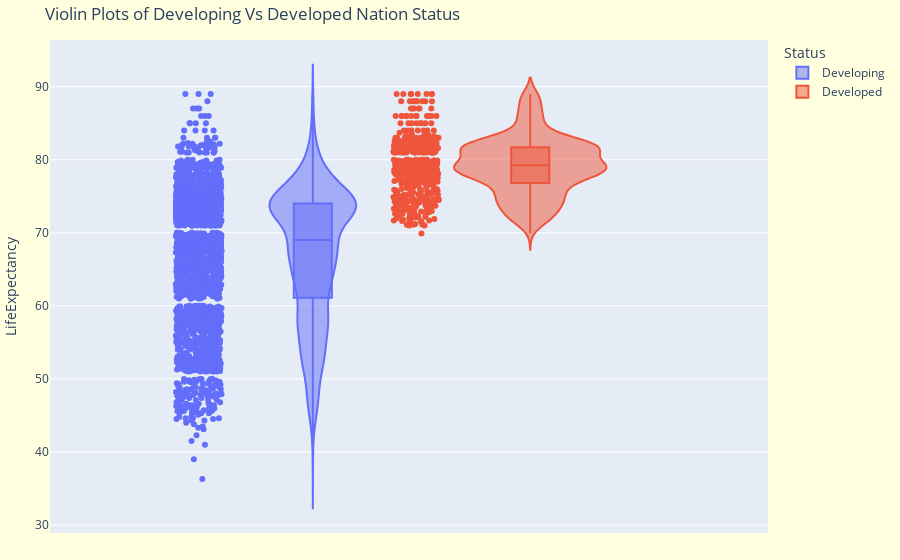

Notebook code for this chart:
### Markdown cell above
### NOTE 1: Inference

|                 | Mean | Median | Standard Deviation |    Skew | Kutosis |
|----------------:|-----:|-------:|-------------------:|--------:|--------:|
| Life Expectancy | 69.2 |	  72.1 |               9.52 | -0.6386 | -0.2345 |

- When Kurtosis is less than zero, the distribution is wider than the standard normal, and has thinner tails than the standard normal curve. 

- Simply, this means that more data is located near the mean and less at the extremes.

1. **Skewness= -0.6386047359** 


2. **Kurtosis = -0.2344773942**
   - Whenever the Kurtosis is less than zero or negative, it refers to distributions that are wider than the standard normal. It also refers to distributions that have thinner tails than the standard normal curve. This simply means that more data values are located near the mean and less data values are located at the extremes.    
 
  
3. The Life Expectancy between "*developing nations*" and "*developed nations*" has mean (**69.2 y**) and the median (**72.1 y**) are not appreciably different.

### Code cell
import plotly.express as px

plt.figure(figsize=(12, 8))
fig = px.violin(df, y="LifeExpectancy",
                color="Status",
                box=True,
                points="all",
                hover_data=df.columns
                )

fig.update_layout(margin=dict(l=20, r=20, t=40, b=10),
                  paper_bgcolor="Lightyellow",
                  title='Violin Plots of Developing Vs Developed Nation Status'
                  )

fig.show()

### Figure 1 — Plotly figure (JSON) as saved in the notebook; plotly's stock layout.template omitted (floating-point values rounded to 4 significant figures; data arrays with more than 128 entries replaced by an {"elided": "..."} marker saying what was removed)
{"data": [{"alignmentgroup": "True", "box": {"visible": true}, "customdata": {"elided": "2416x18 mixed values"}, "hovertemplate": "Status=%{customdata[2]}<br>LifeExpectancy=%{y}<br>Country=%{customdata[0]}<br>Year=%{customdata[1]}<br>AdultMort=%{customdata[3]}<br>InfD=%{customdata[4]}<br>EtOH=%{customdata[5]}<br>PercExpen=%{customdata[6]}<br>Measles=%{customdata[7]}<br>BMI=%{customdata[8]}<br>lt5yD=%{customdata[9]}<br>Polio=%{customdata[10]}<br>TotalExpen=%{customdata[11]}<br>DTP=%{customdata[12]}<br>HIV=%{customdata[13]}<br>Thin1_19y=%{customdata[14]}<br>Thin5_9y=%{customdata[15]}<br>Income=%{customdata[16]}<br>Education=%{customdata[17]}<extra></extra>", "legendgroup": "Developing", "marker": {"color": "#636efa"}, "name": "Developing", "offsetgroup": "Developing", "orientation": "v", "points": "all", "scalegroup": "True", "showlegend": true, "type": "violin", "x0": " ", "xaxis": "x", "y": {"elided": "2416 float values"}, "y0": " ", "yaxis": "y"}, {"alignmentgroup": "True", "box": {"visible": true}, "customdata": {"elided": "512x18 mixed values"}, "hovertemplate": "Status=%{customdata[2]}<br>LifeExpectancy=%{y}<br>Country=%{customdata[0]}<br>Year=%{customdata[1]}<br>AdultMort=%{customdata[3]}<br>InfD=%{customdata[4]}<br>EtOH=%{customdata[5]}<br>PercExpen=%{customdata[6]}<br>Measles=%{customdata[7]}<br>BMI=%{customdata[8]}<br>lt5yD=%{customdata[9]}<br>Polio=%{customdata[10]}<br>TotalExpen=%{customdata[11]}<br>DTP=%{customdata[12]}<br>HIV=%{customdata[13]}<br>Thin1_19y=%{customdata[14]}<br>Thin5_9y=%{customdata[15]}<br>Income=%{customdata[16]}<br>Education=%{customdata[17]}<extra></extra>", "legendgroup": "Developed", "marker": {"color": "#EF553B"}, "name": "Developed", "offsetgroup": "Developed", "orientation": "v", "points": "all", "scalegroup": "True", "showlegend": true, "type": "violin", "x0": " ", "xaxis": "x", "y": {"elided": "512 float values"}, "y0": " ", "yaxis": "y"}], "layout": {"legend": {"title": {"text": "Status"}, "tracegroupgap": 0}, "margin": {"b": 10, "l": 20, "r": 20, "t": 40}, "paper_bgcolor": "Lightyellow", "title": {"text": "Violin Plots of Developing Vs Developed Nation Status"}, "violinmode": "group", "xaxis": {"anchor": "y", "domain": [0, 1]}, "yaxis": {"anchor": "x", "domain": [0, 1], "title": {"text": "LifeExpectancy"}}}}
